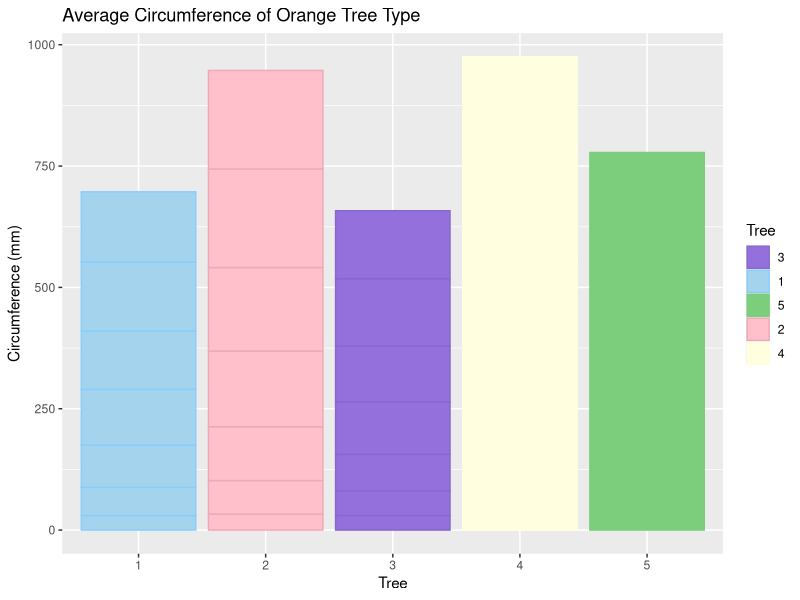
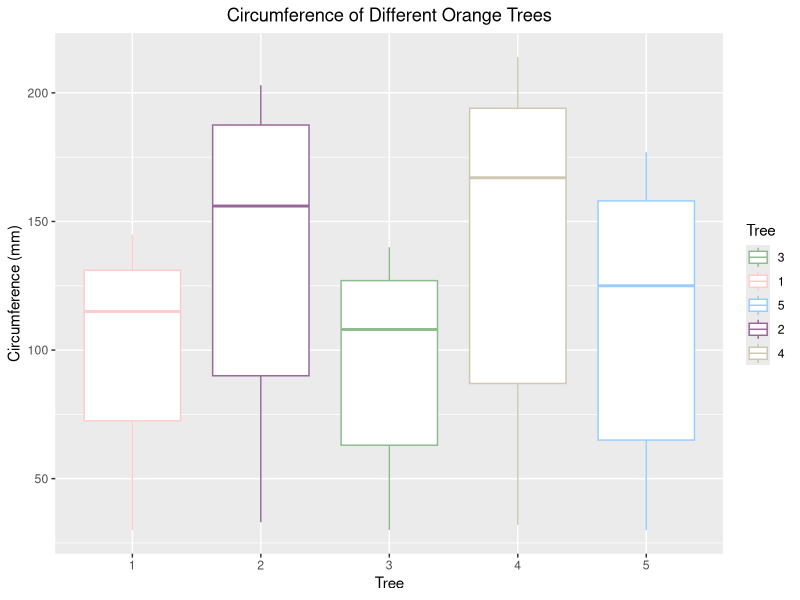
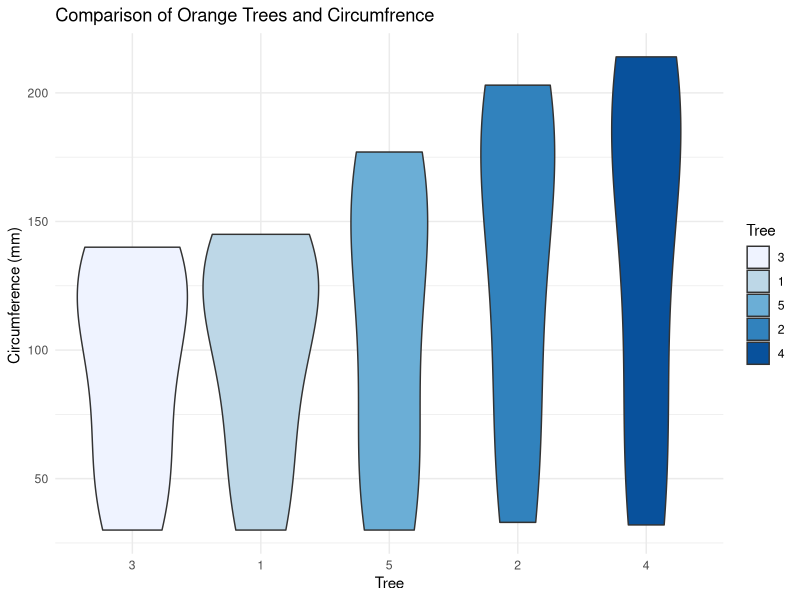

Write the R code that produced these figures, in order.
## ---- chunk 1
library(lattice)
library(ggplot2)
library(tidyr)
library(RColorBrewer)
## ---- chunk 2
ggplot(data=Orange, aes(x=Tree, y=circumference, color=Tree, fill=Tree)) +
  labs(x="Tree",
    y="Circumference (mm)",
    title="Average Circumference of Orange Tree Type") +
  geom_bar(stat='identity') + 
  scale_color_manual(values=c("mediumpurple3","lightskyblue","palegreen3","pink2","lightyellow")) +
  scale_fill_manual(values=c("mediumpurple","lightskyblue2","palegreen3","pink","lightyellow")) +
  scale_x_discrete (limits=c("1","2","3","4","5"))
## ---- chunk 3
ggplot(Orange, aes(x=Tree, y=circumference, color=Tree)) +
  labs(x="Tree", 
       y="Circumference (mm)", 
       title = "Circumference of Different Orange Trees") + 
  geom_boxplot() +
  scale_color_manual(values=c("darkseagreen","#FFCCCC","#99CCFF","#996699","cornsilk3")) +
  theme(plot.title = element_text(hjust=0.5)) +
  scale_x_discrete(limits=c("1","2","3","4","5"))


## ---- chunk 4
ggplot(Orange, aes(x = Tree, y = circumference, fill = Tree)) + 
  geom_violin() + 
  labs(title = "Comparison of Orange Trees and Circumfrence", 
       x = "Tree", 
       y = "Circumference (mm) " ) + scale_fill_brewer(palette="Blues") +
  theme_minimal()
